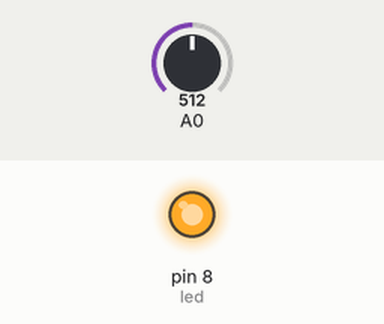
This sketch was run on a simulated Arduino Uno, built with avr-gcc and run on an emulated ATmega328P. Parts: output pins drawn as LEDs (lit = HIGH). The inputs (shaded band) are chosen by the test bench; at power-on: A0 = 512.

Above: at 1.2 s.
1.3 s: A0 set to 502
At 2.7 s:
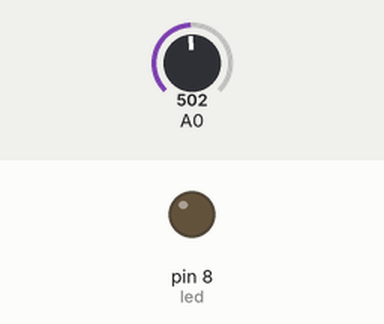
3.0 s: A0 set to 716
At 4.2 s:
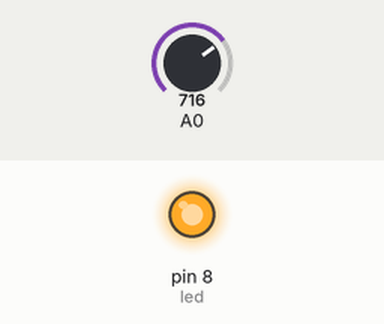
4.6 s: A0 set to 511
At 5.4 s:
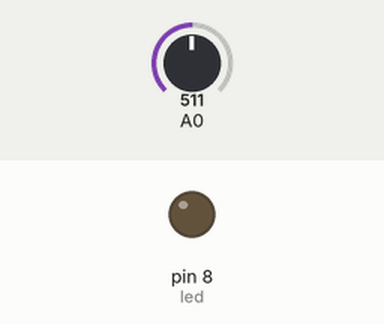
Timing chart, 0 to 7.6 s (numbered marks = the images above; inputs shaded):
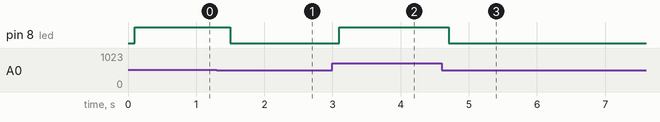

The sketch:

one-led.ino
```cpp
#define led 8
int level = 0;
void setup()
{
  pinMode(led, OUTPUT);
}

void loop()
{
  level = analogRead(A0);
  level = level / 4;
  delay(100);
  analogWrite(led, level);
  delay(100);
}
```

Measured:
- the behaviour switches between 512 and 511 on A0 (found by bisection; images 0 and 1)
- after the input at 1.3 s, pin 8 (led): HIGH → LOW after 0.20 s
- after the input at 3.0 s, pin 8 (led): LOW → HIGH after 0.10 s
- after the input at 4.6 s, pin 8 (led): HIGH → LOW after 0.10 s
